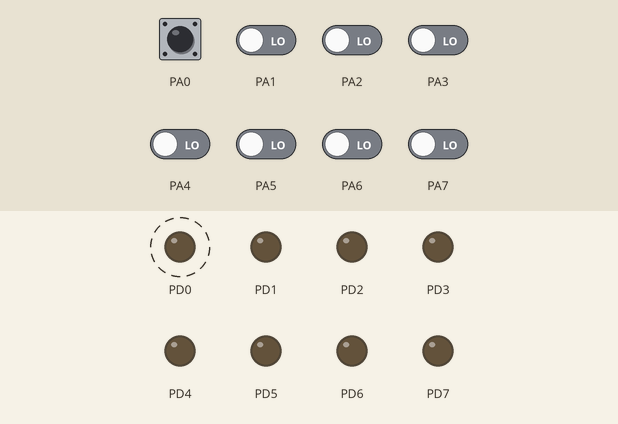
Recording of a program running on a simulated ATmega128, built with avr-gcc and emulated at 16 MHz. Parts: output pins drawn as LEDs (lit = HIGH). Dashed ring = blinking. The test bench sets the inputs (shaded band); at power-on: PA0–7 LOW.

Above: at 0.89 s.
1.3 s: PA0 driven HIGH
At 1.65 s:
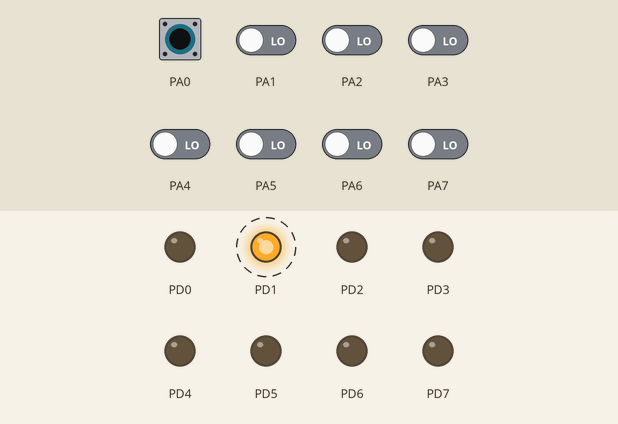
4.3 s: PA1 driven HIGH
At 4.66 s:
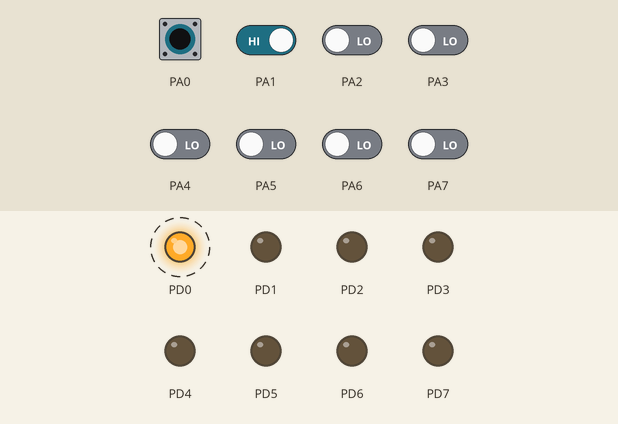
7.3 s: PA0 pulsed LOW 5 times (0.12 s each, 0.3 s apart)
At 9.2 s:
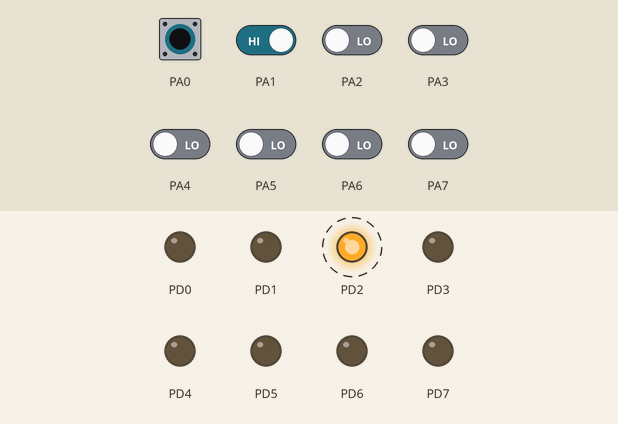
11.8 s: PA0 pulsed LOW 2 times (0.12 s each, 0.3 s apart)
At 12.72 s:
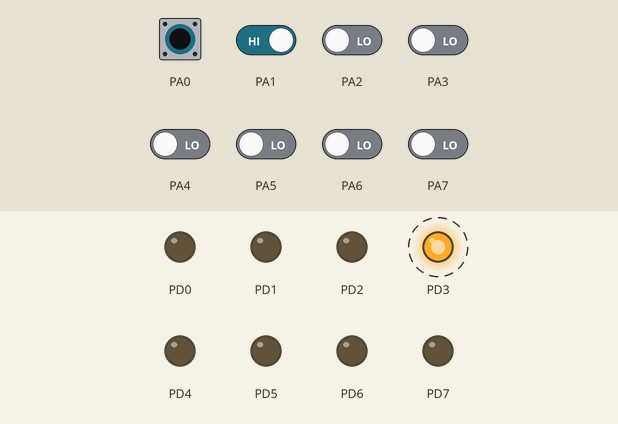
Timing chart, 0 to 16.4 s (numbered marks = the images above; inputs shaded):
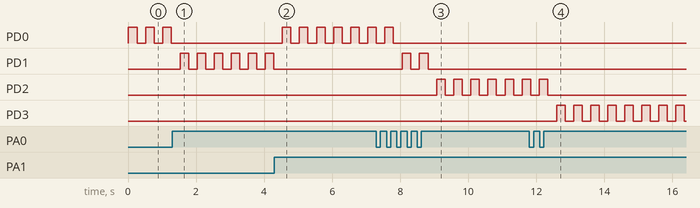

Measured:
- after the input at 1.3 s, PD0: stops changing and stays LOW; PD1: alternates HIGH for 0.25 s and LOW for 0.25 s, starting after 0.23 s
- after the input at 4.3 s, PD0: alternates HIGH for 0.25 s and LOW for 0.25 s, starting after 0.24 s; PD1: stops changing and stays LOW
- after the input at 7.3 s, PD0: goes on until 7.8 s, then stays LOW; PD1: alternates HIGH for 0.26 s and LOW for 0.25 s, 4 changes in all, then stays LOW, starting after 0.76 s; PD2: alternates HIGH for 0.25 s and LOW for 0.25 s, starting after 1.8 s
- after the input at 11.8 s, PD2: goes on until 12.3 s, then stays LOW; PD3: alternates HIGH for 0.25 s and LOW for 0.25 s, starting after 0.80 s
- by itself, PD0: alternates HIGH for 0.25 s and LOW for 0.25 s

The program:

main.c
```c
// 이전의 ledMachine은 main함수 내에 모든 기능을 구현했다면
// 현 버전은 프로그램의 전체 동작을 제어하는 ap와 각 하드웨어의 정보를 담당하는 파일들로 나눠졌다.

#define F_CPU 16000000UL
#include <util/delay.h>
#include <avr/io.h>

#include "ap/ledMachine/ledMachine.h" // ap의 헤더를 include

int main(void)
{
	LedMachine_init();

	while (1)
	{
		LedMachine_execute();
	}

}
```

ledMachine.c
```c
#include "LedMachine.h"


uint8_t ledData;
uint8_t ledState = LED1;
button_t btnNext, btnPrev;


void LedMachine_init()
{
	Led_init();
	ledData = 0x01;

	Button_init(&btnNext, &DDRA, &PINA, 0);
	Button_init(&btnPrev, &DDRA, &PINA, 1);
}

void LedMachine_execute(){
	switch(ledState)
	{
		case LED1 :
		Led_blink(LED1);
		if(Button_GetState(&btnNext) == ACT_RELEASED)
		{
			ledState = LED2;
		}
		else if(Button_GetState(&btnPrev) == ACT_RELEASED)
		{
			ledState = LED4;
		}
		break;


		case LED2 :
		Led_blink(LED2);
		if(Button_GetState(&btnNext) == ACT_RELEASED)
		{
			ledState = LED3;
		}
		else if(Button_GetState(&btnPrev) == ACT_RELEASED)
		{
			ledState = LED1;
		}
		break;


		case LED3 :
		Led_blink(LED3);
		if(Button_GetState(&btnNext) == ACT_RELEASED)
		{
			ledState = LED4;
		}
		else if(Button_GetState(&btnPrev) == ACT_RELEASED)
		{
			ledState = LED2;
		}
		break;


		case LED4 :
		Led_blink(LED4);
		if(Button_GetState(&btnNext) == ACT_RELEASED)
		{
			ledState = LED1;
		}
		else if(Button_GetState(&btnPrev) == ACT_RELEASED)
		{
			ledState = LED3;
		}
		break;
	}
	_delay_ms(200);
}
```

ledMachine.h
```c
#ifndef LEDMECHINE_H_
#define LEDMECHINE_H_

#include <avr/io.h>

#include "../../Driver/LED/LED.h"
#include "../../Driver/BUTTON/BUTTON.h"  // 버튼과 led의 헤더 include

enum{LED1, LED2, LED3, LED4};


void LedMachine_init();

void LedMachine_execute();


#endif /* LEDMECHINE_H_ */
```

BUTTON.c
```c
#include "Button.h"

void Button_init(button_t *btn, volatile uint8_t *ddr, volatile uint8_t *pin, uint8_t pinNum)
{
	btn ->DDR = ddr;
	btn ->PIN = pin;
	btn ->pinNum = pinNum;
	btn ->prevstate = RELEASED;
	*btn ->DDR &= (1 << btn -> pinNum); //pinNum만 입력으로 쓰겠다
}

uint8_t Button_GetState(button_t *btn)
{
	uint8_t curState = *btn -> PIN & (1<<btn -> pinNum); //pinNum 버튼 눌리면 0(PUSHED)

	if((curState == PUSHED) && (btn->prevstate == RELEASED)) // 안 눌 -> 눌
	{
		_delay_ms(10);
		btn->prevstate = PUSHED;
		return ACT_PUSHED;  //눌린 상태
	}
	else if((curState != PUSHED) && (btn->prevstate == PUSHED)) // 눌 -> 안 눌
	{
		_delay_ms(10);
		btn->prevstate = RELEASED;
		return ACT_RELEASED; // 눌렀다 뗀 상태

	}
	return ACT_NONE; // 아무 동작도 없는 상태
}
```

BUTTON.h
```c
#ifndef BUTTON_H_
#define BUTTON_H_

#include <util/delay.h>
#include <avr/io.h>

#define BUTTON_DDR	DDRA
#define BUTTON_PIN	PINA

enum {PUSHED, RELEASED};
enum {ACT_NONE, ACT_PUSHED, ACT_RELEASED};

typedef struct _button  //버튼에 대한 정보를 전달하기 위한 구조체
{
	volatile uint8_t *DDR;	//DDR포인터  // volatile c컴파일러가 변수 컴파일 단계에서 최적화해주는데 그걸 하지 않겠다.
	volatile uint8_t *PIN;	//PIN포인터
	uint8_t pinNum;			//pin 번호
	uint8_t prevstate;		//이전 상태

}button_t;


void Button_init(button_t *btn, volatile uint8_t *ddr, volatile uint8_t *pin, uint8_t pinNum);

uint8_t Button_GetState(button_t *btn);


#endif /* BUTTON_H_ */
```

LED.h
```c
#ifndef LED_H_
#define LED_H_

#define F_CPU 16000000UL
#include <avr/io.h>
#include <util/delay.h>

#define  LED_DDR	DDRD
#define	LED_PORT	PORTD


void Led_init();
void Led_blink(uint8_t data);


#endif /* LED_H_ */
```

LEDc.c
```c
#include "LED.h"

void Led_init()
{
	LED_DDR=0xff;
}

void Led_blink(uint8_t data)
{
	LED_PORT^=(1<<data);
	_delay_ms(50);
}
```
